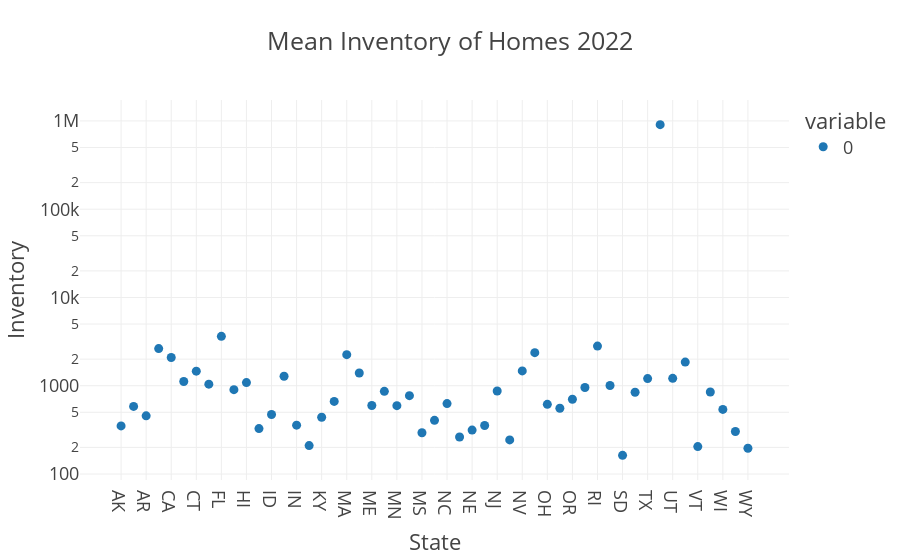

Notebook source saved alongside this figure:
### Code cell
px.scatter(state_inv.loc[:,'1/31/2022':].mean(axis=1), log_y=True, title='Mean Inventory of Homes 2022', template='presentation', labels={'state_name': 'State', 'value':'Inventory'})

### Figure 1 — Plotly figure (JSON) as saved in the notebook; plotly's stock layout.template omitted (floating-point values rounded to 4 significant figures)
{"data": [{"hovertemplate": "variable=0<br>State=%{x}<br>Inventory=%{y}<extra></extra>", "legendgroup": "0", "marker": {"color": "#1F77B4", "symbol": "circle"}, "mode": "markers", "name": "0", "orientation": "v", "showlegend": true, "type": "scatter", "x": ["AK", "AL", "AR", "AZ", "CA", "CO", "CT", "DE", "FL", "GA", "HI", "IA", "ID", "IL", "IN", "KS", "KY", "LA", "MA", "MD", "ME", "MI", "MN", "MO", "MS", "MT", "NC", "ND", "NE", "NH", "NJ", "NM", "NV", "NY", "OH", "OK", "OR", "PA", "RI", "SC", "SD", "TN", "TX", "USA", "UT", "VA", "VT", "WA", "WI", "WV", "WY"], "xaxis": "x", "y": [350.3, 582.7, 456.1, 2635.0, 2086.0, 1117.0, 1461.0, 1041.0, 3630.0, 902.2, 1086.0, 326.9, 472.1, 1282.0, 357.7, 209.6, 439.0, 664.8, 2247.0, 1394.0, 596.2, 863.6, 595.0, 771.3, 293.4, 405.2, 627.6, 262.4, 314.3, 354.6, 872.5, 243.2, 1471.0, 2368.0, 615.8, 556.6, 703.2, 953.8, 2815.0, 1006.0, 162.6, 844.6, 1205.0, 908300.0, 1212.0, 1854.0, 204.4, 848.5, 539.3, 302.8, 195.7], "yaxis": "y"}], "layout": {"legend": {"title": {"text": "variable"}, "tracegroupgap": 0}, "title": {"text": "Mean Inventory of Homes 2022"}, "xaxis": {"anchor": "y", "domain": [0, 1], "title": {"text": "State"}}, "yaxis": {"anchor": "x", "domain": [0, 1], "title": {"text": "Inventory"}, "type": "log"}}}
